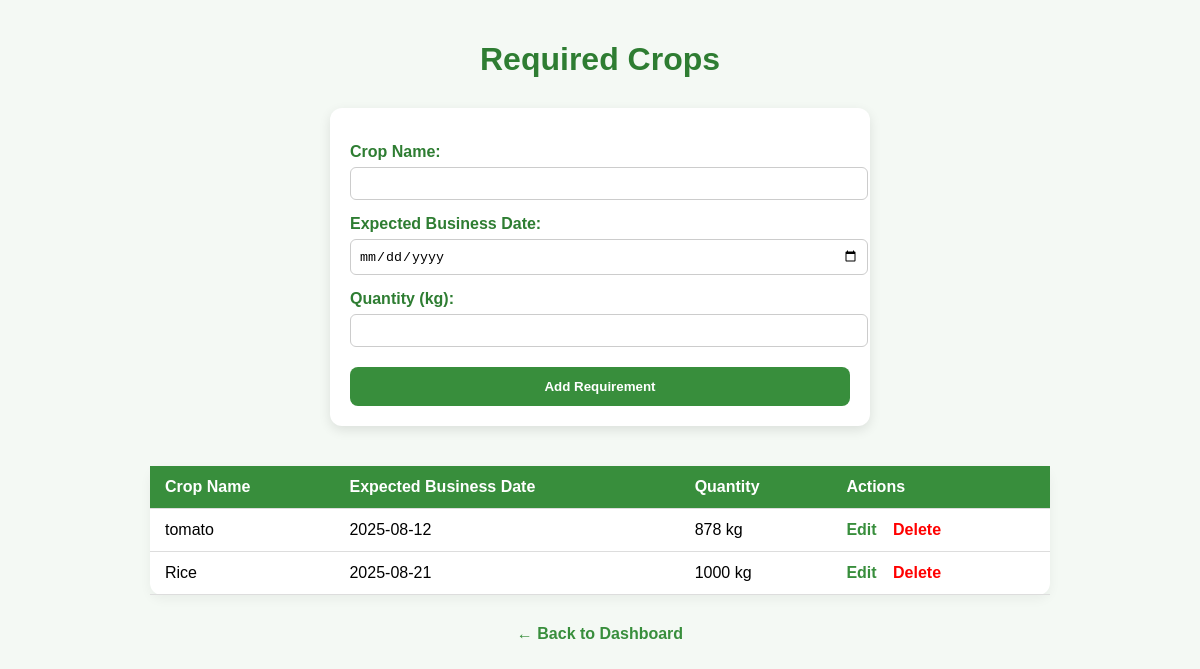
/agro_farm/required_crops.php (signed in), run on the app's committed database.
### tables this page shows
CREATE TABLE `required_crops` (
  `id` int(11) NOT NULL,
  `user_id` int(11) NOT NULL,
  `crop_name` varchar(100) NOT NULL,
  `expected_business` date NOT NULL,
  `quantity` varchar(50) NOT NULL,
  `created_at` timestamp NOT NULL DEFAULT current_timestamp()
);

### agro_farm/required_crops.php (the view, shortened to what this page needs)
<?php
include 'db.php';
$user_id = $_SESSION['user_id'];
$crop_name = '';
$expected_business = '';
$quantity = '';
$edit_id = null;
$stmt = $conn->prepare("SELECT id, crop_name, expected_business, quantity FROM required_crops WHERE user_id=? ORDER BY expected_business ASC");
$stmt->bind_param("i", $user_id);
$stmt->execute();
$result = $stmt->get_result();
$crops = $result->fetch_all(MYSQLI_ASSOC);
?>
<!DOCTYPE html>
<html lang="en">
<head>
</head>
<body>
    <h1>Required Crops</h1>
    <form method="POST" action="required_crops.php">
        <label for="crop_name">Crop Name:</label>
        <input type="text" id="crop_name" name="crop_name" required value="<?php echo htmlspecialchars($crop_name); ?>">
        <label for="expected_business">Expected Business Date:</label>
        <input type="date" id="expected_business" name="expected_business" required value="<?php echo htmlspecialchars($expected_business); ?>">
        <label for="quantity">Quantity (kg):</label>
        <input type="number" min="1" id="quantity" name="quantity" required value="<?php echo htmlspecialchars($quantity); ?>">
        <button type="submit"><?php echo $edit_id ? 'Update Requirement' : 'Add Requirement'; ?></button>
    </form>
    <?php if (count($crops) > 0): ?>
        <table>
            <thead>
                <tr>
                    <th>Crop Name</th>
                    <th>Expected Business Date</th>
                    <th>Quantity</th>
                    <th>Actions</th>
                </tr>
            </thead>
            <tbody>
                <?php foreach ($crops as $crop): ?>
                    <tr>
                        <td><?php echo htmlspecialchars($crop['crop_name']); ?></td>
                        <td><?php echo htmlspecialchars($crop['expected_business']); ?></td>
                        <td><?php echo htmlspecialchars($crop['quantity']); ?> kg</td>
                        <td class="actions">
                            <a href="required_crops.php?edit_id=<?php echo $crop['id']; ?>">Edit</a>
                            <a href="required_crops.php?delete_id=<?php echo $crop['id']; ?>" class="delete" onclick="return confirm('Are you sure you want to delete this crop?');">Delete</a>
                        </td>
                    </tr>
                <?php endforeach; ?>
            </tbody>
        </table>
    <?php else: ?>
        <p class="no-crops">You have not added any crop requirements yet.</p>
    <?php endif; ?>
    <a href="seller_dashboard.php" class="back-link">← Back to Dashboard</a>
</body>
</html>

### agro_farm/required_crops.php (style rules this page uses)
body { font-family: Arial, sans-serif; background: #f4f9f4; padding: 20px; max-width: 900px; margin: auto; }
h1 { color: #2e7d32; text-align: center; margin-bottom: 30px; }
form { background: white; padding: 20px; border-radius: 12px; box-shadow: 0 4px 12px rgba(0, 0, 0, 0.1); margin-bottom: 40px; max-width: 500px; margin-left: auto; margin-right: auto; }
label { display: block; margin-top: 15px; font-weight: bold; color: #2e7d32; }
input[type="text"], input[type="date"], input[type="number"] { width: 100%; padding: 8px; margin-top: 6px; border-radius: 6px; border: 1px solid #ccc; }
button { margin-top: 20px; background-color: #388e3c; color: white; border: none; padding: 12px 20px; border-radius: 8px; cursor: pointer; font-weight: bold; width: 100%; }
table { width: 100%; border-collapse: collapse; background: white; border-radius: 12px; box-shadow: 0 4px 12px rgba(0, 0, 0, 0.05); }
th, td { padding: 12px 15px; border-bottom: 1px solid #ddd; text-align: left; }
th { background-color: #388e3c; color: white; }
.actions a { margin-right: 12px; text-decoration: none; color: #388e3c; font-weight: bold; }
.actions a.delete { color: red; }
a.back-link { display: block; text-align: center; margin-top: 30px; text-decoration: none; color: #388e3c; font-weight: bold; }

### data on the page
required_crops: crop_name "tomato", expected_business "2025-08-12", quantity "878"
required_crops: crop_name "Rice", expected_business "2025-08-21", quantity "1000"
